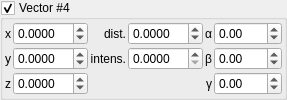
       <widget class="MyGroupBox" name="groupCheck_IFS_enabled_3">
        <property name="title">
         <string>Vector #4</string>
        </property>
        <property name="checkable">
         <bool>true</bool>
        </property>
        <layout class="QGridLayout" name="gridLayout_9" columnstretch="0,1,0,1,0,1">
         <property name="leftMargin">
          <number>2</number>
         </property>
         <property name="topMargin">
          <number>2</number>
         </property>
         <property name="rightMargin">
          <number>2</number>
         </property>
         <property name="bottomMargin">
          <number>2</number>
         </property>
         <property name="spacing">
          <number>2</number>
         </property>
         <item row="0" column="0">
          <widget class="QLabel" name="label_160">
           <property name="sizePolicy">
            <sizepolicy hsizetype="Preferred" vsizetype="Preferred">
             <horstretch>0</horstretch>
             <verstretch>0</verstretch>
            </sizepolicy>
           </property>
           <property name="text">
            <string notr="true">x</string>
           </property>
           <property name="alignment">
            <set>Qt::AlignCenter</set>
           </property>
          </widget>
         </item>
         <item row="1" column="0">
          <widget class="QLabel" name="label_161">
           <property name="sizePolicy">
            <sizepolicy hsizetype="Preferred" vsizetype="Preferred">
             <horstretch>0</horstretch>
             <verstretch>0</verstretch>
            </sizepolicy>
           </property>
           <property name="text">
            <string notr="true">y</string>
           </property>
           <property name="alignment">
            <set>Qt::AlignCenter</set>
           </property>
          </widget>
         </item>
         <item row="1" column="4">
          <widget class="QLabel" name="label_79">
           <property name="text">
            <string notr="true">β</string>
           </property>
           <property name="alignment">
            <set>Qt::AlignRight|Qt::AlignTrailing|Qt::AlignVCenter</set>
           </property>
          </widget>
         </item>
         <item row="2" column="4">
          <widget class="QLabel" name="label_80">
           <property name="text">
            <string notr="true">γ</string>
           </property>
           <property name="alignment">
            <set>Qt::AlignRight|Qt::AlignTrailing|Qt::AlignVCenter</set>
           </property>
          </widget>
         </item>
         <item row="0" column="2">
          <widget class="QLabel" name="label_81">
           <property name="text">
            <string>dist.</string>
           </property>
           <property name="alignment">
            <set>Qt::AlignRight|Qt::AlignTrailing|Qt::AlignVCenter</set>
           </property>
          </widget>
         </item>
         <item row="2" column="0">
          <widget class="QLabel" name="label_162">
           <property name="sizePolicy">
            <sizepolicy hsizetype="Preferred" vsizetype="Preferred">
             <horstretch>0</horstretch>
             <verstretch>0</verstretch>
            </sizepolicy>
           </property>
           <property name="text">
            <string notr="true">z</string>
           </property>
           <property name="alignment">
            <set>Qt::AlignCenter</set>
           </property>
          </widget>
         </item>
         <item row="0" column="4">
          <widget class="QLabel" name="label_82">
           <property name="text">
            <string notr="true">α</string>
           </property>
           <property name="alignment">
            <set>Qt::AlignRight|Qt::AlignTrailing|Qt::AlignVCenter</set>
           </property>
          </widget>
         </item>
         <item row="1" column="2">
          <widget class="QLabel" name="label_83">
           <property name="text">
            <string>intens.</string>
           </property>
           <property name="alignment">
            <set>Qt::AlignRight|Qt::AlignTrailing|Qt::AlignVCenter</set>
           </property>
          </widget>
         </item>
         <item row="0" column="1">
          <widget class="MyDoubleSpinBox" name="spinbox3_IFS_direction_3_x">
           <property name="sizePolicy">
            <sizepolicy hsizetype="Minimum" vsizetype="Maximum">
             <horstretch>0</horstretch>
             <verstretch>0</verstretch>
            </sizepolicy>
           </property>
           <property name="prefix">
            <string/>
           </property>
           <property name="suffix">
            <string/>
           </property>
           <property name="decimals">
            <number>4</number>
           </property>
           <property name="minimum">
            <double>-10.000000000000000</double>
           </property>
           <property name="maximum">
            <double>10.000000000000000</double>
           </property>
           <property name="singleStep">
            <double>0.010000000000000</double>
           </property>
          </widget>
         </item>
         <item row="1" column="1">
          <widget class="MyDoubleSpinBox" name="spinbox3_IFS_direction_3_y">
           <property name="sizePolicy">
            <sizepolicy hsizetype="Minimum" vsizetype="Maximum">
             <horstretch>0</horstretch>
             <verstretch>0</verstretch>
            </sizepolicy>
           </property>
           <property name="prefix">
            <string/>
           </property>
           <property name="suffix">
            <string/>
           </property>
           <property name="decimals">
            <number>4</number>
           </property>
           <property name="minimum">
            <double>-10.000000000000000</double>
           </property>
           <property name="maximum">
            <double>10.000000000000000</double>
           </property>
           <property name="singleStep">
            <double>0.010000000000000</double>
           </property>
          </widget>
         </item>
         <item row="2" column="1">
          <widget class="MyDoubleSpinBox" name="spinbox3_IFS_direction_3_z">
           <property name="sizePolicy">
            <sizepolicy hsizetype="Minimum" vsizetype="Maximum">
             <horstretch>0</horstretch>
             <verstretch>0</verstretch>
            </sizepolicy>
           </property>
           <property name="prefix">
            <string/>
           </property>
           <property name="suffix">
            <string/>
           </property>
           <property name="decimals">
            <number>4</number>
           </property>
           <property name="minimum">
            <double>-10.000000000000000</double>
           </property>
           <property name="maximum">
            <double>10.000000000000000</double>
           </property>
           <property name="singleStep">
            <double>0.010000000000000</double>
           </property>
          </widget>
         </item>
         <item row="0" column="3">
          <widget class="MyDoubleSpinBox" name="spinbox_IFS_distance_3">
           <property name="sizePolicy">
            <sizepolicy hsizetype="Minimum" vsizetype="Maximum">
             <horstretch>0</horstretch>
             <verstretch>0</verstretch>
            </sizepolicy>
           </property>
           <property name="prefix">
            <string/>
           </property>
           <property name="suffix">
            <string/>
           </property>
           <property name="decimals">
            <number>4</number>
           </property>
           <property name="minimum">
            <double>-10.000000000000000</double>
           </property>
           <property name="maximum">
            <double>10.000000000000000</double>
           </property>
           <property name="singleStep">
            <double>0.010000000000000</double>
           </property>
          </widget>
         </item>
         <item row="1" column="3">
          <widget class="MyDoubleSpinBox" name="spinbox_IFS_intensity_3">
           <property name="sizePolicy">
            <sizepolicy hsizetype="Minimum" vsizetype="Maximum">
             <horstretch>0</horstretch>
             <verstretch>0</verstretch>
            </sizepolicy>
           </property>
           <property name="prefix">
            <string/>
           </property>
           <property name="suffix">
            <string/>
           </property>
           <property name="decimals">
            <number>4</number>
           </property>
           <property name="minimum">
            <double>0.000000000000000</double>
           </property>
           <property name="maximum">
            <double>10.000000000000000</double>
           </property>
           <property name="singleStep">
            <double>0.010000000000000</double>
           </property>
          </widget>
         </item>
         <item row="0" column="5">
          <widget class="MyDoubleSpinBox" name="spinboxd3_IFS_rotations_3_x">
           <property name="sizePolicy">
            <sizepolicy hsizetype="Minimum" vsizetype="Maximum">
             <horstretch>0</horstretch>
             <verstretch>0</verstretch>
            </sizepolicy>
           </property>
           <property name="prefix">
            <string/>
           </property>
           <property name="suffix">
            <string/>
           </property>
           <property name="decimals">
            <number>2</number>
           </property>
           <property name="minimum">
            <double>-180.000000000000000</double>
           </property>
           <property name="maximum">
            <double>180.000000000000000</double>
           </property>
           <property name="singleStep">
            <double>1.000000000000000</double>
           </property>
          </widget>
         </item>
         <item row="1" column="5">
          <widget class="MyDoubleSpinBox" name="spinboxd3_IFS_rotations_3_y">
           <property name="sizePolicy">
            <sizepolicy hsizetype="Minimum" vsizetype="Maximum">
             <horstretch>0</horstretch>
             <verstretch>0</verstretch>
            </sizepolicy>
           </property>
           <property name="prefix">
            <string/>
           </property>
           <property name="suffix">
            <string/>
           </property>
           <property name="decimals">
            <number>2</number>
           </property>
           <property name="minimum">
            <double>-180.000000000000000</double>
           </property>
           <property name="maximum">
            <double>180.000000000000000</double>
           </property>
           <property name="singleStep">
            <double>1.000000000000000</double>
           </property>
          </widget>
         </item>
         <item row="2" column="5">
          <widget class="MyDoubleSpinBox" name="spinboxd3_IFS_rotations_3_z">
           <property name="sizePolicy">
            <sizepolicy hsizetype="Minimum" vsizetype="Maximum">
             <horstretch>0</horstretch>
             <verstretch>0</verstretch>
            </sizepolicy>
           </property>
           <property name="prefix">
            <string/>
           </property>
           <property name="suffix">
            <string/>
           </property>
           <property name="decimals">
            <number>2</number>
           </property>
           <property name="minimum">
            <double>-180.000000000000000</double>
           </property>
           <property name="maximum">
            <double>180.000000000000000</double>
           </property>
           <property name="singleStep">
            <double>1.000000000000000</double>
           </property>
          </widget>
         </item>
        </layout>
       </widget>
